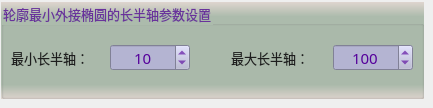
        <widget class="QWidget" name="page_13">
         <widget class="QGroupBox" name="groupParam_13">
          <property name="geometry">
           <rect>
            <x>1</x>
            <y>2</y>
            <width>423</width>
            <height>97</height>
           </rect>
          </property>
          <property name="font">
           <font>
            <family>微软雅黑</family>
            <pointsize>10</pointsize>
           </font>
          </property>
          <property name="styleSheet">
           <string notr="true">background-color: qlineargradient(x1:0, y1:0, x2:0, y2:1, stop:0 #dfd5cf, stop: 0.15 #acbbac, stop: 0.85 #acbbac,stop:1 #dfd5cf);
color: rgb(105, 50, 155);</string>
          </property>
          <property name="title">
           <string>轮廓最小外接椭圆的长半轴参数设置</string>
          </property>
          <widget class="QSpinBox" name="spinMaxEllipseLena">
           <property name="geometry">
            <rect>
             <x>332</x>
             <y>42</y>
             <width>80</width>
             <height>27</height>
            </rect>
           </property>
           <property name="font">
            <font>
             <family>微软雅黑</family>
             <pointsize>11</pointsize>
            </font>
           </property>
           <property name="styleSheet">
            <string notr="true">QWidget{color: rgb(85, 0, 155);background-color: rgb(180, 180, 210);}
QSpinBox::up-button{
    border:transparent;
}
QSpinBox::down-button{
    border:transparent;
}
QSpinBox::up-arrow{
    image:url(:/resource/up.png);
}
QSpinBox::down-arrow{
    image:url(:/resource/down.png);
}</string>
           </property>
           <property name="alignment">
            <set>Qt::AlignCenter</set>
           </property>
           <property name="minimum">
            <number>1</number>
           </property>
           <property name="maximum">
            <number>20000</number>
           </property>
           <property name="value">
            <number>100</number>
           </property>
          </widget>
          <widget class="QLabel" name="label_37">
           <property name="geometry">
            <rect>
             <x>10</x>
             <y>46</y>
             <width>95</width>
             <height>19</height>
            </rect>
           </property>
           <property name="font">
            <font>
             <family>微软雅黑</family>
             <pointsize>10</pointsize>
             <weight>50</weight>
             <bold>false</bold>
            </font>
           </property>
           <property name="styleSheet">
            <string notr="true">color: rgb(30, 30, 30);
background: transparent;</string>
           </property>
           <property name="text">
            <string>最小长半轴：</string>
           </property>
          </widget>
          <widget class="QSpinBox" name="spinMinEllipseLena">
           <property name="geometry">
            <rect>
             <x>109</x>
             <y>42</y>
             <width>80</width>
             <height>27</height>
            </rect>
           </property>
           <property name="font">
            <font>
             <family>微软雅黑</family>
             <pointsize>11</pointsize>
            </font>
           </property>
           <property name="styleSheet">
            <string notr="true">QWidget{color: rgb(85, 0, 155);background-color: rgb(180, 180, 210);}
QSpinBox::up-button{
    border:transparent;
}
QSpinBox::down-button{
    border:transparent;
}
QSpinBox::up-arrow{
    image:url(:/resource/up.png);
}
QSpinBox::down-arrow{
    image:url(:/resource/down.png);
}</string>
           </property>
           <property name="alignment">
            <set>Qt::AlignCenter</set>
           </property>
           <property name="minimum">
            <number>0</number>
           </property>
           <property name="maximum">
            <number>10000</number>
           </property>
           <property name="value">
            <number>10</number>
           </property>
          </widget>
          <widget class="QLabel" name="label_38">
           <property name="geometry">
            <rect>
             <x>230</x>
             <y>46</y>
             <width>95</width>
             <height>19</height>
            </rect>
           </property>
           <property name="font">
            <font>
             <family>微软雅黑</family>
             <pointsize>10</pointsize>
             <weight>50</weight>
             <bold>false</bold>
            </font>
           </property>
           <property name="styleSheet">
            <string notr="true">color: rgb(30, 30, 30);
background: transparent;</string>
           </property>
           <property name="text">
            <string>最大长半轴：</string>
           </property>
          </widget>
          <zorder>label_38</zorder>
          <zorder>spinMaxEllipseLena</zorder>
          <zorder>label_37</zorder>
          <zorder>spinMinEllipseLena</zorder>
         </widget>
        </widget>
